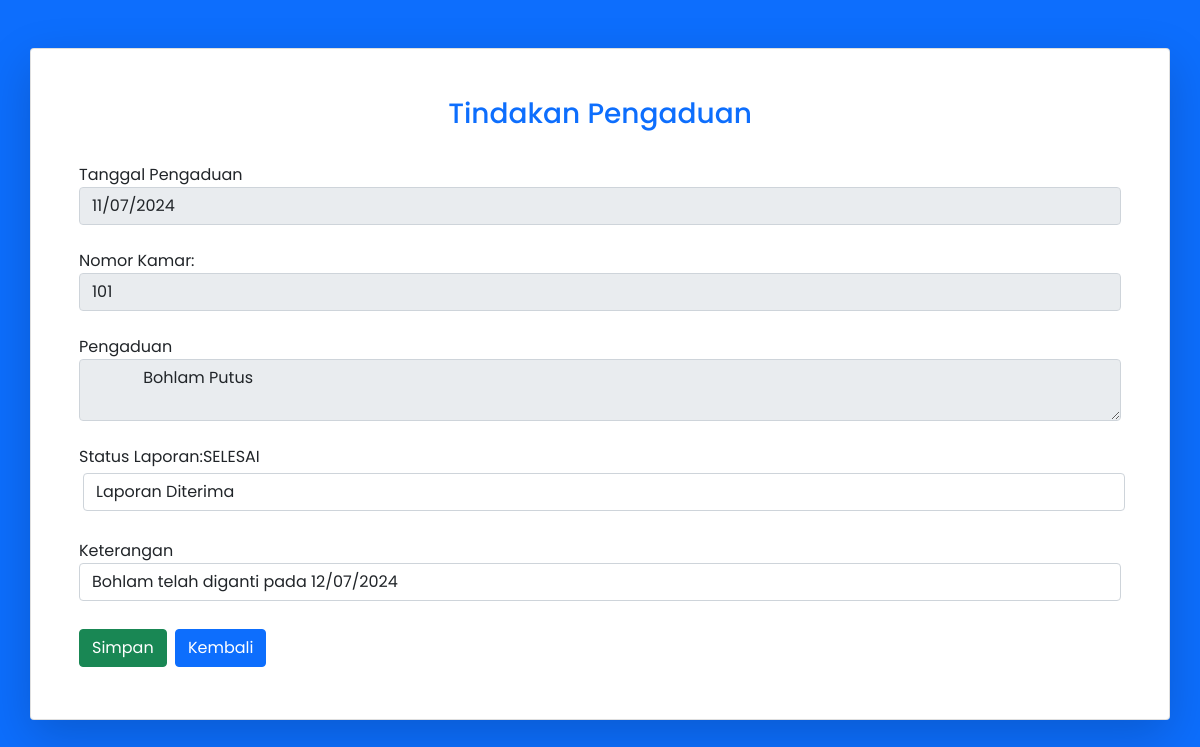
Page /halstatus.php?id=95 on the committed database.
### tables this page shows
CREATE TABLE `laporan` (
  `id` int(11) NOT NULL,
  `tgl` varchar(255) DEFAULT NULL,
  `no_kamar` varchar(3) DEFAULT NULL,
  `pengaduan` text DEFAULT NULL,
  `bukti` varchar(255) DEFAULT NULL,
  `stat` varchar(25) DEFAULT NULL,
  `keterangan` varchar(255) DEFAULT NULL
);

### halstatus.php (the view, shortened to what this page needs)
 <?php
  include 'koneksi.php';
  if (isset($_GET['id'])) {
    $id = ($_GET["id"]);
    $query = "SELECT * FROM laporan WHERE id='$id'";
    $result = mysqli_query($koneksi, $query);
    $data = mysqli_fetch_assoc($result);
  }
?>
<!DOCTYPE html>
<html>
  <head>
    <link href="https://cdn.jsdelivr.net/npm/bootstrap@5.0.0-beta2/dist/css/bootstrap.min.css" rel="stylesheet">
  </head>
  <body class="bg-primary" style="font-family: 'Poppins', sans-serif;">
      <div class="container mt-5 p-5 card d-flex justify-content-center shadow-lg">
        <form method="POST" action="status.php" enctype="multipart/form-data" >
          <h3 class="text-center text-primary"> Tindakan Pengaduan</h3>
          <div>
            <br>
            <label>Tanggal Pengaduan</label>
            <input class="form-control" type="text" name="tgl" value="<?php echo $data['tgl']; ?>" readonly />
          </div>
            <br>
            <label>Nomor Kamar: </label>
            <input class="form-control" type="text" name="no_kamar" value="<?php echo $data['no_kamar']; ?>" readonly />
          <div>
            <br>
            <label>Pengaduan</label>
            <textarea class="form-control" type="text" name="pengaduan" readonly />
            <?php echo $data['pengaduan']; ?>
            </textarea>
          </div>
          <div>
          <br>
            <label>Status Laporan:</label><?php echo $data['stat']; ?>
            <select class="form-control m-1" type="text" name="stat">
                    <option value="Laporan Diterima">Laporan Diterima</option>
                </select>
          </div>
          <div>
          <br>
          <label>Keterangan</label>
          <input class="form-control" type="text" name="keterangan" value="<?php echo $data['keterangan']; ?>" />
          </div>
          <div>
            <br>
            <button class="btn btn-success" type="submit" href="admin.php">Simpan</button>
            <a class="btn btn-primary m-1" href="admin.php">Kembali</a>
          </div>
      </form>
      </div>
  </body>
</html>

### rows in the picture
laporan: tgl "11/07/2024", no_kamar "101", pengaduan "Bohlam Putus", stat "SELESAI", keterangan "Bohlam telah diganti pada 12/07/2024"
